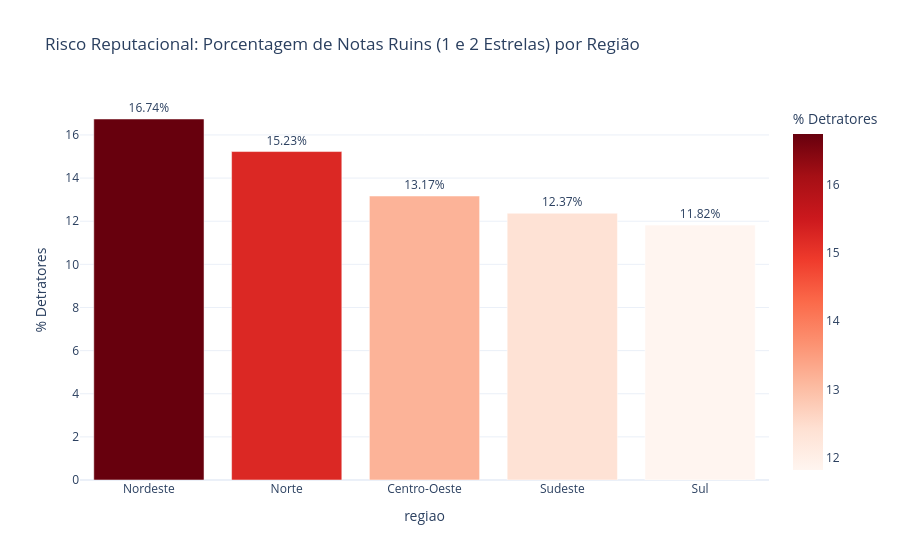

Notebook source saved alongside this figure:
### Markdown cell above
### 3.2: O Abismo Regional das Notas (NPS)
Nortistas e Nordestinos estão fadados a detestar a marca Olist? Vamos cruzar com a Geografia e criar um Histograma das "Piores Notas" (Scores <= 2).

### Code cell
# Avaliações detratoras são Notas 1 e 2
df_cs['tipo_cliente'] = np.where(df_cs['review_score'] <= 2, 'Detrator (Nota 1/2)', 'Neutro/Promotor (Nota 3/4/5)')

detratores_por_regiao = df_cs.groupby('regiao')['tipo_cliente'].value_counts(normalize=True).unstack().reset_index()

# Transformando a porcentagem de detratores na região em formato legível (%)
detratores_por_regiao['% Detratores'] = (detratores_por_regiao['Detrator (Nota 1/2)'] * 100).round(2)

fig_detratores = px.bar(
    detratores_por_regiao.sort_values(by='% Detratores', ascending=False),
    x='regiao',
    y='% Detratores',
    color='% Detratores',
    color_continuous_scale='Reds',
    title='Risco Reputacional: Porcentagem de Notas Ruins (1 e 2 Estrelas) por Região',
    text=detratores_por_regiao.sort_values(by='% Detratores', ascending=False)['% Detratores'].astype(str) + '%',
    template='plotly_white'
)
fig_detratores.update_traces(textposition='outside')
fig_detratores.show()

### Figure 1 — Plotly figure (JSON) as saved in the notebook; plotly's stock layout.template omitted (floating-point values rounded to 4 significant figures)
{"data": [{"hovertemplate": "regiao=%{x}<br>% Detratores=%{marker.color}<br>text=%{text}<extra></extra>", "legendgroup": "", "marker": {"color": [16.74, 15.23, 13.17, 12.37, 11.82], "coloraxis": "coloraxis", "pattern": {"shape": ""}}, "name": "", "orientation": "v", "showlegend": false, "text": ["16.74%", "15.23%", "13.17%", "12.37%", "11.82%"], "textposition": "outside", "type": "bar", "x": ["Nordeste", "Norte", "Centro-Oeste", "Sudeste", "Sul"], "xaxis": "x", "y": [16.74, 15.23, 13.17, 12.37, 11.82], "yaxis": "y"}], "layout": {"barmode": "relative", "coloraxis": {"colorbar": {"title": {"text": "% Detratores"}}, "colorscale": [[0.0, "rgb(255,245,240)"], [0.125, "rgb(254,224,210)"], [0.25, "rgb(252,187,161)"], [0.375, "rgb(252,146,114)"], [0.5, "rgb(251,106,74)"], [0.625, "rgb(239,59,44)"], [0.75, "rgb(203,24,29)"], [0.875, "rgb(165,15,21)"], [1.0, "rgb(103,0,13)"]]}, "legend": {"tracegroupgap": 0}, "title": {"text": "Risco Reputacional: Porcentagem de Notas Ruins (1 e 2 Estrelas) por Região"}, "xaxis": {"anchor": "y", "domain": [0.0, 1.0], "title": {"text": "regiao"}}, "yaxis": {"anchor": "x", "domain": [0.0, 1.0], "title": {"text": "% Detratores"}}}}
